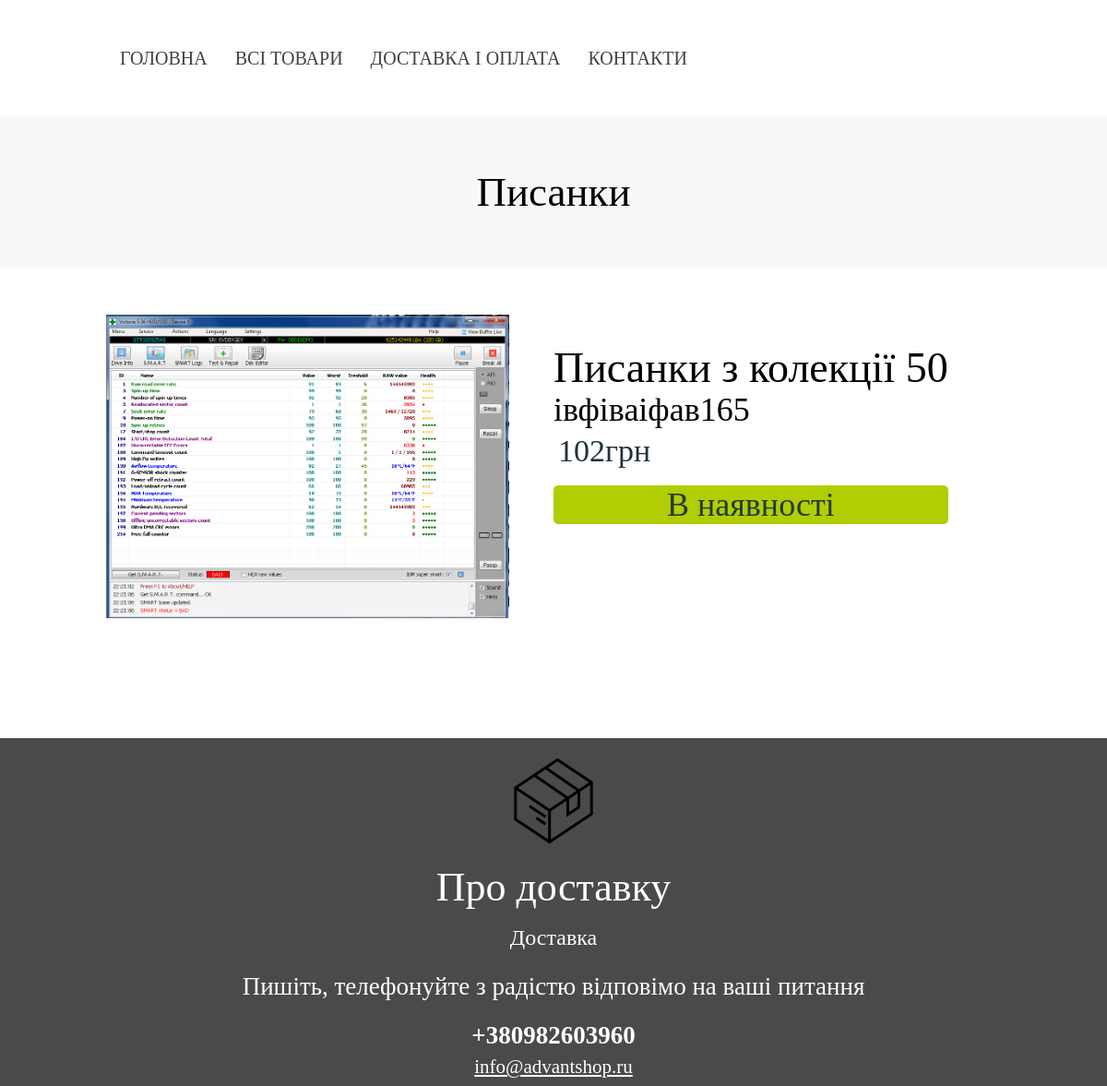
Before: /pruducts/pisanki-z-kolekciyi-50/ with the older database file.
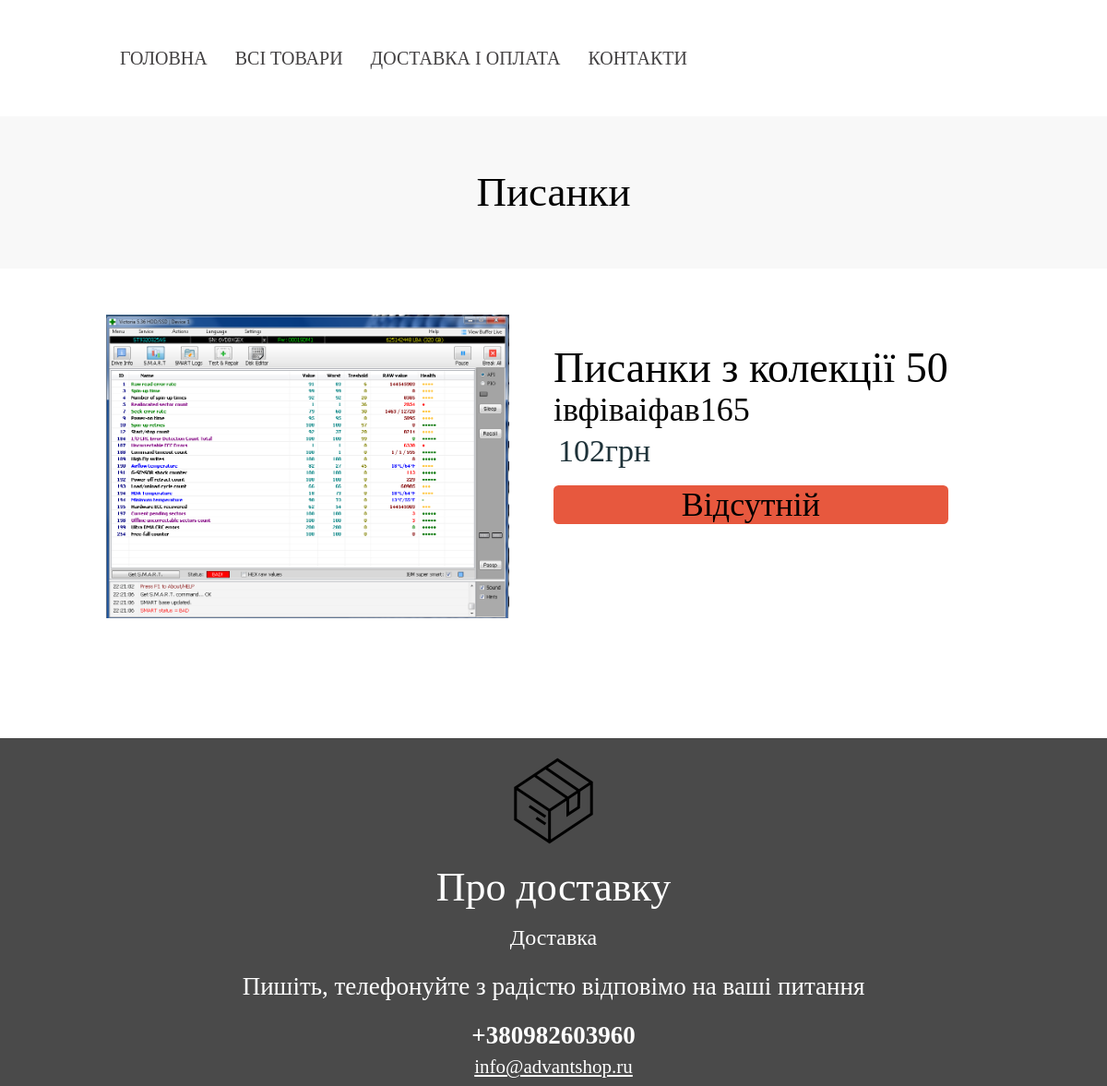
After: the same page with the newer database file.
### Products/views.py (the view)
# urls.py: path('<str:slug>/', ShowProduct.as_view(), name='show_by_name'),
class ShowProduct(DetailView):
    model = Products
    template_name = 'Products/show_product.html'
    context_object_name = 'product'
    def get_queryset(self):
        return Products.objects.filter(slug=self.kwargs['slug'])

### Products/models.py (called while the page is built)
    def __str__(self):
        return self.title

### Products/templatetags/products_tags.py (called while the page is built)
@register.simple_tag()
def get_categories():
    return Category.objects.all()

### Products/templates/Products/show_product.html (shortened to what this page needs)
{% extends 'base.html' %}
{% block content %}
    <div class="wrapper">
        <main class="main">
            <div class="title-wrapper">
                <div class="catalog-title title container"><h2 class="catalog-title__text">{{ product.category }}</h2>
                </div>
            </div>
            <section class="item-card">
                <div class="container">
                    <div class="item-card__wrapper">
                        <div class="item-card__image"><img src="{{ product.photos.url }}" alt=""></div>
                        <div class="item-card__info info-item">
                        <div class="item-products__title"><h1 style="font-size: 46px">{{ product.title }}</h1></div>
                            <p style="font-size: 36px;">{{ product.descriptions }}</p>
                            <div class="info-item__price">{{ product.price }}грн</div>
                            {% if product.is_published %}
                                <div class="info-item__availability available info-item" style="font-size: 36px">В наявності</div>
                            {% else %}
                                <div class="info-item__availability info-item" style="font-size: 36px;background: rgba(224,42,8,0.78)">
                                    Відсутній
                                </div>
                            {% endif %}
                        </div>
                    </div>
                </div>
            </section>
        </main>
    </div>
{% endblock %}

Changed rows visible on the page:
changed Products "Писанки з колекції 50": is_published True → False (drawn)
Other visible differences:
text no longer shown: "В наявності"
text now shown: "Відсутній"
